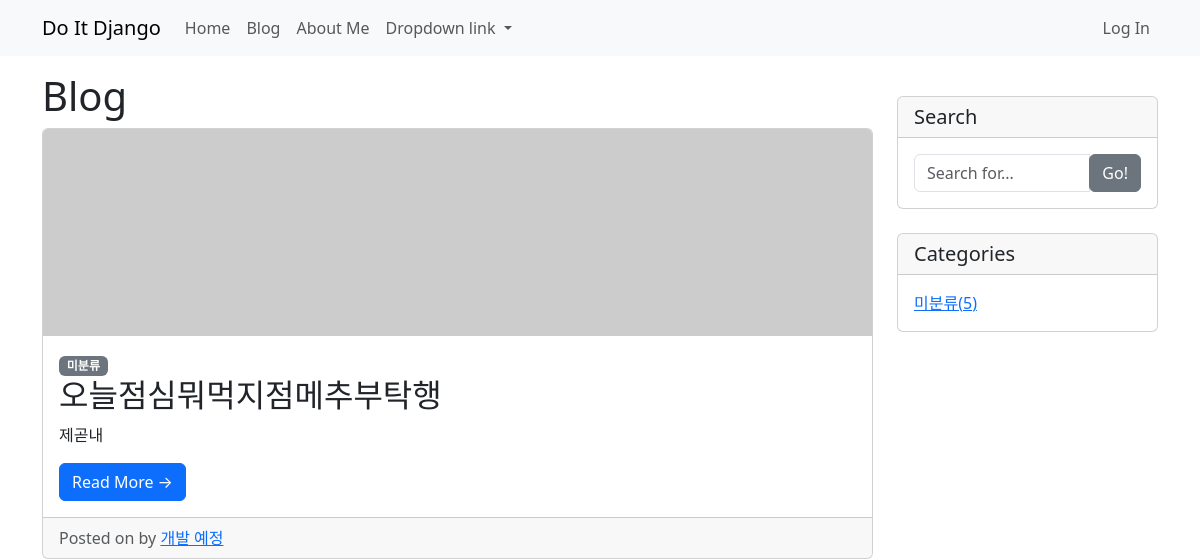
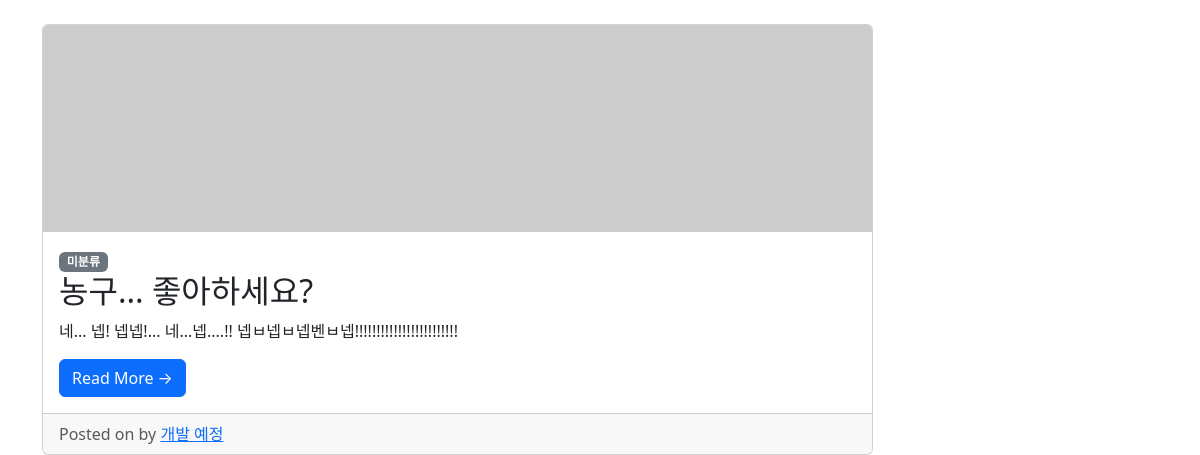
The page /blog/ (upper part) on the database as committed earlier (2 pictures, top to bottom).
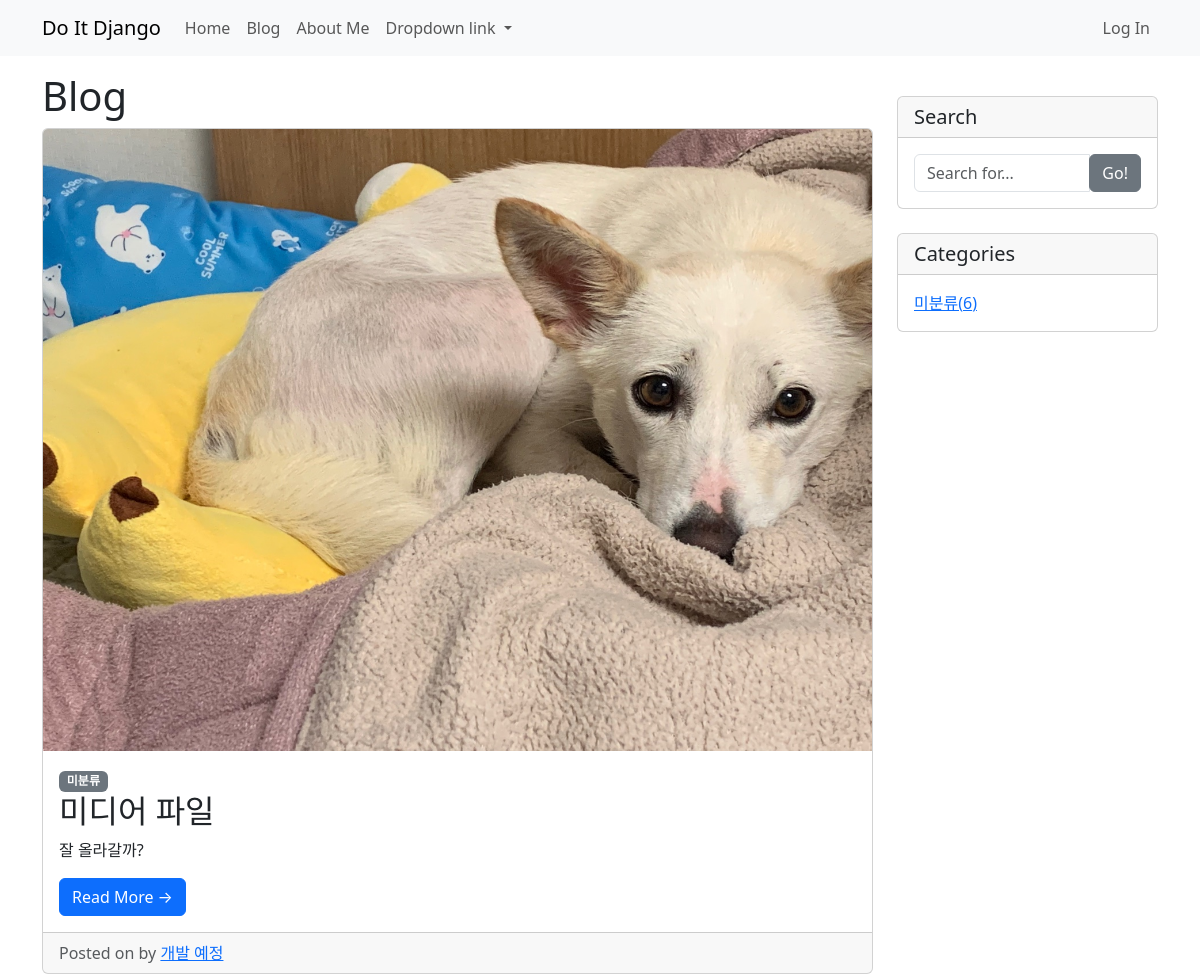
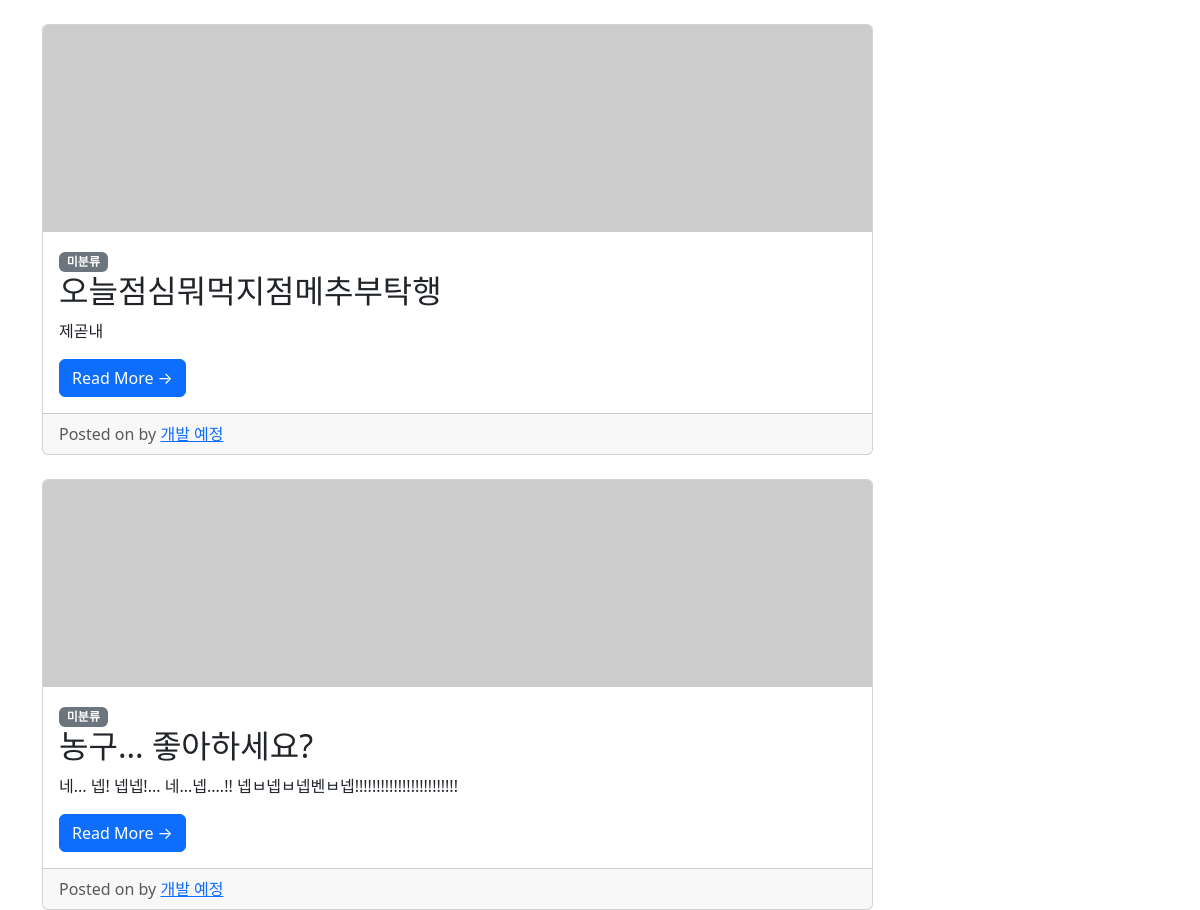
The same page on the database as committed later (2 pictures, top to bottom).
### blog/models.py (models this page shows)
class Post(models.Model):
    title = models.CharField(max_length=30)
    content = models.TextField()
    head_image = models.ImageField(upload_to='blog/images/%Y/%m/%d/', blank=True)
    file_upload = models.FileField(upload_to='blog/files/%Y/%m/%d/', blank=True)
    created_at = models.DateTimeField(auto_now_add=True)
    update_at = models.DateTimeField(auto_now=True)
    author = models.ForeignKey(User, null=True, on_delete=models.SET_NULL)
    category = models.ForeignKey(Category, null=True, blank=True, on_delete=models.SET_NULL)
    tag = models.ManyToManyField(Tag, blank=True)
    def __str__(self):
        return f'[{self.pk}]{self.title} :: {self.author}'
    def get_absolute_url(self):
        return f'/blog/{self.pk}'

### blog/views.py (the view)
# urls.py: path('', views.PostList.as_view()),
class PostList(ListView):
    model = Post
    ordering = '-pk'
    def get_context_data(self, **kwargs):
        context = super(PostList, self).get_context_data()
        context['categories'] = Category.objects.all()
        context['no_category_post_count'] = Post.objects.filter(category=None).count()
        return context

### blog/templates/blog/post_list.html (shortened to what this page needs)
{% extends 'blog/base.html' %}
{% block main_area %}
<h1>Blog
</h1>
        {% if post_list.exists %}
            {% for p in post_list %}
            <div class="card mb-4">
                {% if p.head_image %}
                <img class="card-img-top" src="{{ p.head_image.url }}" alt="{{ p }} head im-age">
                {% else %}
                <img class="card-img-top" src="https://picsum.photos/seed/{{ p.id }}/800/200" alt="random_image">
                {% endif %}
                <div class="card-body">
                    {% if p.category %}
                    <span class="badge bg-secondary">{{ p.category }}</span>
                    {% else %}
                    <span class="badge bg-secondary">미분류</span>
                    {% endif %}
                    <h2 class="card-title">{{ p.title }}</h2>
                    <p class="card-text">{{ p.content | truncatewords:45 }}</p>
                    <a href="{{ p.get_absolute_url }}" class="btn btn-primary">Read More &rarr;</a>
                </div>
                <div class="card-footer text-muted">
                    Posted on {{ p.create_at }} by
                    <a href="#">개발 예정</a>
                </div>
            </div>
            {% endfor %}
        {% else %}
            <h3>아직 게시물이 없습니다.</h3>
        {% endif %}
{% endblock %}

### blog/templates/blog/base.html (shortened to what this page needs)
<!DOCTYPE html>
{% load static %}
<html>
<head>
    <title>Blog</title><link href="{% static 'blog/bootstrap/bootstrap.min.css' %}" rel="stylesheet" media="screen">
</head>
<body>
    {% include 'blog/navbar.html' %}
    <div class="container my-3">
        <div class="row">
            <div class="col-md-8 col-lg-9" id="main-area">
                {% block main_area %}
                {% endblock %}
            </div>
            <div class="col-md-4 col-lg-3">
                <div class="card my-4">
                    <h5 class="card-header">Search</h5>
                    <div class="card-body">
                        <div class="input-group">
                            <input type="text" class="form-control" placeholder="Search for...">
                            <span class="input-group-btn">
                                <button class="btn btn-secondary" type="button">Go!</button>
                            </span>
                        </div>
                    </div>
                </div>
                <div class="card my-4">
                    <h5 class="card-header">Categories</h5>
                    <div class="card-body">
                        <div class="row">
                            <div class="col-lg-6">
                                <ul class="list-unstyled mb-0">
                                    <li>
                                        <a href="/blog/category/no_category/">미분류({{ no_category_post_count }})</a>
                                    </li>
                                </ul>
                            </div>
                        </div>
                    </div>
                </div>
            </div>
        </div>
    </div>
</body>
</html>

### blog/templates/blog/navbar.html (shortened to what this page needs)
 <nav class="navbar navbar-expand-lg navbar-light bg-light">
        <div class="container">
            <a class="navbar-brand" href="/">Do It Django</a>
            <div class="collapse navbar-collapse" id="navbarNavDropdown">
                <ul class="navbar-nav">
                    <li class="nav-item active">
                        <a class="nav-link" href="/">Home <span class="sr-only">(current)</span></a>
                    </li>
                    <li class="nav-item">
                        <a class="nav-link" href="/blog/">Blog</a>
                    </li>
                    <li class="nav-item">
                        <a class="nav-link" href="/about_me/">About Me</a>
                    </li>
                    <li class="nav-item dropdown">
                        <a class="nav-link dropdown-toggle" href="#" id="navbarDropdownMenuLink" role="button"
                            data-toggle="dropdown" aria-haspopup="true" aria-expanded="false">
                            Dropdown link
                        </a>
                    </li>
                </ul>
                <ul class="navbar-nav ms-auto">
                    <li class="nav-item">
                        <a class="nav-link" href="#" data-toggle="modal" data-target="#loginModal">Log In</a>
                    </li>
                </ul>
            </div>
        </div>
    </nav>

Rows that differ between the two databases and show on the page:
added Post: head_image (picture), shows "미분류", title "미디어 파일", content "잘 올라갈까?"
Other text that changed with them:
{{ no_category_post_count }}: "5" → "6"
